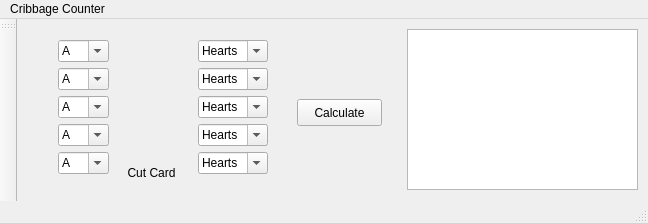
<?xml version="1.0" encoding="UTF-8"?>
<ui version="4.0">
 <class>FormCribbageCounter</class>
 <widget class="QMainWindow" name="FormCribbageCounter">
  <property name="geometry">
   <rect>
    <x>0</x>
    <y>0</y>
    <width>648</width>
    <height>223</height>
   </rect>
  </property>
  <property name="windowTitle">
   <string>Cribbage Counter</string>
  </property>
  <widget class="QWidget" name="centralWidget">
   <widget class="QPushButton" name="pushButtonCalculate">
    <property name="geometry">
     <rect>
      <x>280</x>
      <y>80</y>
      <width>85</width>
      <height>27</height>
     </rect>
    </property>
    <property name="text">
     <string>Calculate</string>
    </property>
   </widget>
   <widget class="QLabel" name="labelCutCard">
    <property name="geometry">
     <rect>
      <x>110</x>
      <y>140</y>
      <width>49</width>
      <height>21</height>
     </rect>
    </property>
    <property name="text">
     <string>Cut Card</string>
    </property>
    <property name="alignment">
     <set>Qt::AlignBottom|Qt::AlignHCenter</set>
    </property>
   </widget>
   <widget class="QWidget" name="layoutWidget">
    <property name="geometry">
     <rect>
      <x>30</x>
      <y>10</y>
      <width>73</width>
      <height>161</height>
     </rect>
    </property>
    <layout class="QVBoxLayout" name="verticalLayoutValues">
     <item>
      <widget class="QComboBox" name="comboBoxCard1">
       <property name="editable">
        <bool>true</bool>
       </property>
       <item>
        <property name="text">
         <string>A</string>
        </property>
       </item>
       <item>
        <property name="text">
         <string>2</string>
        </property>
       </item>
       <item>
        <property name="text">
         <string>3</string>
        </property>
       </item>
       <item>
        <property name="text">
         <string>4</string>
        </property>
       </item>
       <item>
        <property name="text">
         <string>5</string>
        </property>
       </item>
       <item>
        <property name="text">
         <string>6</string>
        </property>
       </item>
       <item>
        <property name="text">
         <string>7</string>
        </property>
       </item>
       <item>
        <property name="text">
         <string>8</string>
        </property>
       </item>
       <item>
        <property name="text">
         <string>9</string>
        </property>
       </item>
       <item>
        <property name="text">
         <string>10</string>
        </property>
       </item>
       <item>
        <property name="text">
         <string>J</string>
        </property>
       </item>
       <item>
        <property name="text">
         <string>Q</string>
        </property>
       </item>
       <item>
        <property name="text">
         <string>K</string>
        </property>
       </item>
      </widget>
     </item>
     <item>
      <widget class="QComboBox" name="comboBoxCard2">
       <property name="editable">
        <bool>true</bool>
       </property>
       <item>
        <property name="text">
         <string>A</string>
        </property>
       </item>
       <item>
        <property name="text">
         <string>2</string>
        </property>
       </item>
       <item>
        <property name="text">
         <string>3</string>
        </property>
       </item>
       <item>
        <property name="text">
         <string>4</string>
        </property>
       </item>
       <item>
        <property name="text">
         <string>5</string>
        </property>
       </item>
       <item>
        <property name="text">
         <string>6</string>
        </property>
       </item>
       <item>
        <property name="text">
         <string>7</string>
        </property>
       </item>
       <item>
        <property name="text">
         <string>8</string>
        </property>
       </item>
       <item>
        <property name="text">
         <string>9</string>
        </property>
       </item>
       <item>
        <property name="text">
         <string>10</string>
        </property>
       </item>
       <item>
        <property name="text">
         <string>J</string>
        </property>
       </item>
       <item>
        <property name="text">
         <string>Q</string>
        </property>
       </item>
       <item>
        <property name="text">
         <string>K</string>
        </property>
       </item>
      </widget>
     </item>
     <item>
      <widget class="QComboBox" name="comboBoxCard3">
       <property name="editable">
        <bool>true</bool>
       </property>
       <item>
        <property name="text">
         <string>A</string>
        </property>
       </item>
       <item>
        <property name="text">
         <string>2</string>
        </property>
       </item>
       <item>
        <property name="text">
         <string>3</string>
        </property>
       </item>
       <item>
        <property name="text">
         <string>4</string>
        </property>
       </item>
       <item>
        <property name="text">
         <string>5</string>
        </property>
       </item>
       <item>
        <property name="text">
         <string>6</string>
        </property>
       </item>
       <item>
        <property name="text">
         <string>7</string>
        </property>
       </item>
       <item>
        <property name="text">
         <string>8</string>
        </property>
       </item>
       <item>
        <property name="text">
         <string>9</string>
        </property>
       </item>
       <item>
        <property name="text">
         <string>10</string>
        </property>
       </item>
       <item>
        <property name="text">
         <string>J</string>
        </property>
       </item>
       <item>
        <property name="text">
         <string>Q</string>
        </property>
       </item>
       <item>
        <property name="text">
         <string>K</string>
        </property>
       </item>
      </widget>
     </item>
     <item>
      <widget class="QComboBox" name="comboBoxCard4">
       <property name="editable">
        <bool>true</bool>
       </property>
       <item>
        <property name="text">
         <string>A</string>
        </property>
       </item>
       <item>
        <property name="text">
         <string>2</string>
        </property>
       </item>
       <item>
        <property name="text">
         <string>3</string>
        </property>
       </item>
       <item>
        <property name="text">
         <string>4</string>
        </property>
       </item>
       <item>
        <property name="text">
         <string>5</string>
        </property>
       </item>
       <item>
        <property name="text">
         <string>6</string>
        </property>
       </item>
       <item>
        <property name="text">
         <string>7</string>
        </property>
       </item>
       <item>
        <property name="text">
         <string>8</string>
        </property>
       </item>
       <item>
        <property name="text">
         <string>9</string>
        </property>
       </item>
       <item>
        <property name="text">
         <string>10</string>
        </property>
       </item>
       <item>
        <property name="text">
         <string>J</string>
        </property>
       </item>
       <item>
        <property name="text">
         <string>Q</string>
        </property>
       </item>
       <item>
        <property name="text">
         <string>K</string>
        </property>
       </item>
      </widget>
     </item>
     <item>
      <widget class="QComboBox" name="comboBoxCutCard">
       <property name="editable">
        <bool>true</bool>
       </property>
       <item>
        <property name="text">
         <string>A</string>
        </property>
       </item>
       <item>
        <property name="text">
         <string>2</string>
        </property>
       </item>
       <item>
        <property name="text">
         <string>3</string>
        </property>
       </item>
       <item>
        <property name="text">
         <string>4</string>
        </property>
       </item>
       <item>
        <property name="text">
         <string>5</string>
        </property>
       </item>
       <item>
        <property name="text">
         <string>6</string>
        </property>
       </item>
       <item>
        <property name="text">
         <string>7</string>
        </property>
       </item>
       <item>
        <property name="text">
         <string>8</string>
        </property>
       </item>
       <item>
        <property name="text">
         <string>9</string>
        </property>
       </item>
       <item>
        <property name="text">
         <string>10</string>
        </property>
       </item>
       <item>
        <property name="text">
         <string>J</string>
        </property>
       </item>
       <item>
        <property name="text">
         <string>Q</string>
        </property>
       </item>
       <item>
        <property name="text">
         <string>K</string>
        </property>
       </item>
      </widget>
     </item>
    </layout>
   </widget>
   <widget class="QWidget" name="layoutWidget">
    <property name="geometry">
     <rect>
      <x>170</x>
      <y>10</y>
      <width>92</width>
      <height>161</height>
     </rect>
    </property>
    <layout class="QVBoxLayout" name="verticalLayoutSuits">
     <item>
      <widget class="QComboBox" name="comboBoxSuit1">
       <property name="editable">
        <bool>true</bool>
       </property>
       <property name="currentIndex">
        <number>0</number>
       </property>
       <item>
        <property name="text">
         <string>Hearts</string>
        </property>
       </item>
       <item>
        <property name="text">
         <string>Diamonds</string>
        </property>
       </item>
       <item>
        <property name="text">
         <string>Clubs</string>
        </property>
       </item>
       <item>
        <property name="text">
         <string>Spades</string>
        </property>
       </item>
      </widget>
     </item>
     <item>
      <widget class="QComboBox" name="comboBoxSuit2">
       <property name="editable">
        <bool>true</bool>
       </property>
       <item>
        <property name="text">
         <string>Hearts</string>
        </property>
       </item>
       <item>
        <property name="text">
         <string>Diamonds</string>
        </property>
       </item>
       <item>
        <property name="text">
         <string>Clubs</string>
        </property>
       </item>
       <item>
        <property name="text">
         <string>Spades</string>
        </property>
       </item>
      </widget>
     </item>
     <item>
      <widget class="QComboBox" name="comboBoxSuit3">
       <property name="editable">
        <bool>true</bool>
       </property>
       <item>
        <property name="text">
         <string>Hearts</string>
        </property>
       </item>
       <item>
        <property name="text">
         <string>Diamonds</string>
        </property>
       </item>
       <item>
        <property name="text">
         <string>Clubs</string>
        </property>
       </item>
       <item>
        <property name="text">
         <string>Spades</string>
        </property>
       </item>
      </widget>
     </item>
     <item>
      <widget class="QComboBox" name="comboBoxSuit4">
       <property name="editable">
        <bool>true</bool>
       </property>
       <item>
        <property name="text">
         <string>Hearts</string>
        </property>
       </item>
       <item>
        <property name="text">
         <string>Diamonds</string>
        </property>
       </item>
       <item>
        <property name="text">
         <string>Clubs</string>
        </property>
       </item>
       <item>
        <property name="text">
         <string>Spades</string>
        </property>
       </item>
      </widget>
     </item>
     <item>
      <widget class="QComboBox" name="comboBoxCutSuit">
       <property name="editable">
        <bool>true</bool>
       </property>
       <item>
        <property name="text">
         <string>Hearts</string>
        </property>
       </item>
       <item>
        <property name="text">
         <string>Diamonds</string>
        </property>
       </item>
       <item>
        <property name="text">
         <string>Clubs</string>
        </property>
       </item>
       <item>
        <property name="text">
         <string>Spades</string>
        </property>
       </item>
      </widget>
     </item>
    </layout>
   </widget>
   <widget class="QListWidget" name="listWidgetScores">
    <property name="geometry">
     <rect>
      <x>390</x>
      <y>10</y>
      <width>231</width>
      <height>161</height>
     </rect>
    </property>
   </widget>
  </widget>
  <widget class="QMenuBar" name="menuBar">
   <property name="geometry">
    <rect>
     <x>0</x>
     <y>0</y>
     <width>648</width>
     <height>22</height>
    </rect>
   </property>
   <widget class="QMenu" name="menuCribbage_Counter">
    <property name="title">
     <string>Cribbage Counter</string>
    </property>
   </widget>
   <addaction name="menuCribbage_Counter"/>
  </widget>
  <widget class="QToolBar" name="mainToolBar">
   <property name="enabled">
    <bool>false</bool>
   </property>
   <attribute name="toolBarArea">
    <enum>LeftToolBarArea</enum>
   </attribute>
   <attribute name="toolBarBreak">
    <bool>false</bool>
   </attribute>
  </widget>
  <widget class="QStatusBar" name="statusBar"/>
 </widget>
 <layoutdefault spacing="6" margin="11"/>
 <resources/>
 <connections/>
</ui>
